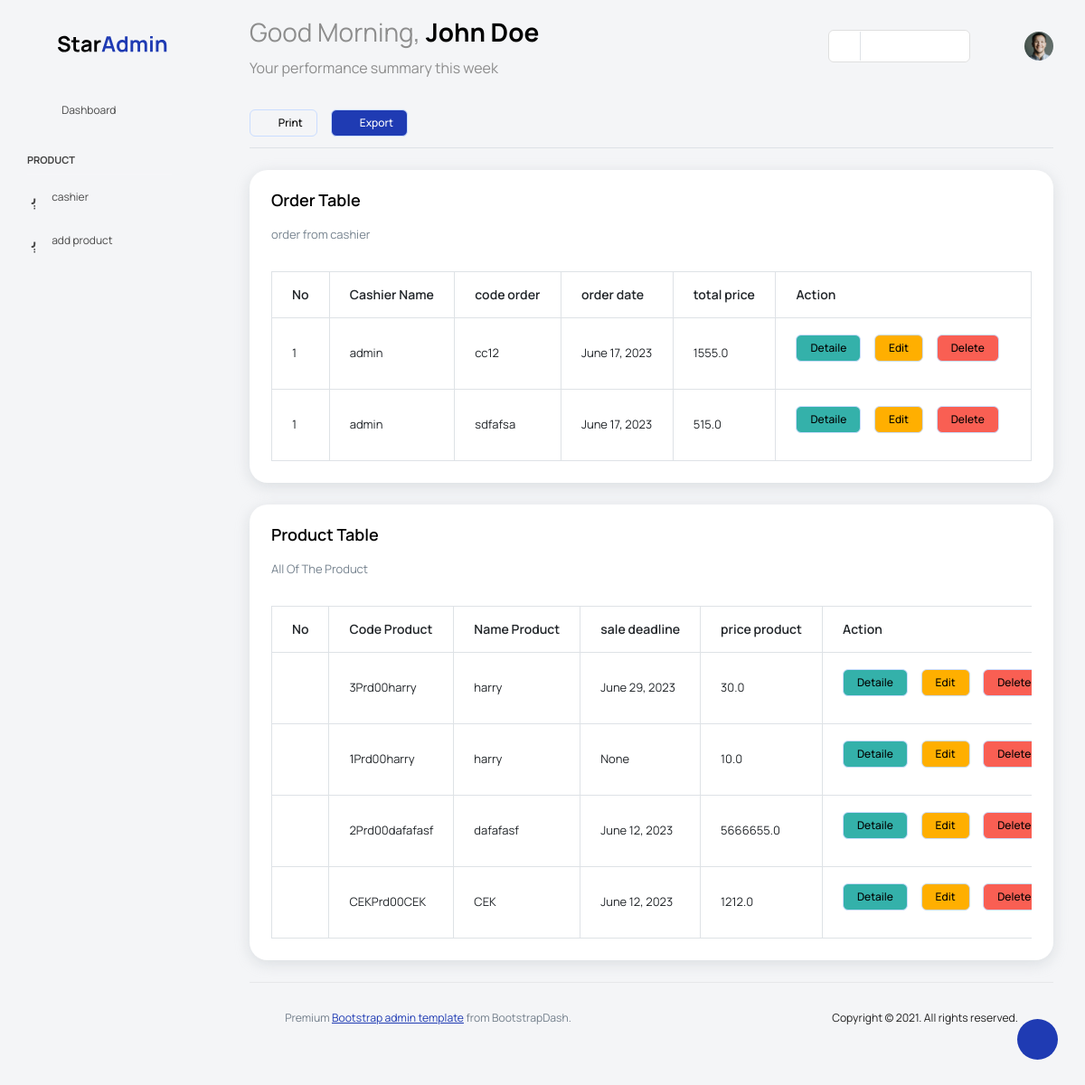
The page / on the database its author committed.
### cashierPage/models.py (models this page shows, shortened)
class checkOut(models.Model):
    code = models.CharField(max_length=255, null=True, blank=True)
    product = models.ForeignKey(pra_checkOut,blank=True, null=True, on_delete=models.CASCADE)
    user = models.ForeignKey(User, on_delete=models.CASCADE, null=True, blank=True)

class pra_checkOut(models.Model):
    code = models.CharField(max_length=255, null=True, blank=True)
    Product = models.ManyToManyField(Product,null=True, blank=True)
    quantity = models.FloatField(null=True, blank=True)
    total = models.FloatField(null=True, blank=True)
    date = models.DateField(auto_now=True, null=True, blank=True)

class Product(models.Model):
    code = models.CharField(max_length=150, null=True, blank=True, unique=True)
    code_product = models.CharField(max_length=100, null=True, unique=True, blank=True)
    name = models.CharField(max_length=255, null=True, blank=True)
    price_buy = models.FloatField(null=True, blank=True)
    price_sale = models.FloatField( blank=True, null=True)
    discription = models.TextField(null=True, blank=True)
    date_buy = models.DateField(auto_now_add=True,null=True, blank=True)
    sale_deadline = models.DateField(null=True, blank=True)

### cashierPage/views.py (the view)
# urls.py: path('', index.as_view(), name='home'),
class index(ListView):
    model = Product
    template_name = 'cshierPage/index.html'
    fields = "__all__"
    def get_context_data(self,*args, **kwargs):
        uCashier = checkOut.objects.all()
        context = super().get_context_data(*args,**kwargs)
        context["uCashier"] = uCashier
        return context

### cashierPage/templates/cshierPage/index.html
{% extends 'cshierPage/base.html' %}
{% block content %}
<div class="main-panel">
    <div class="content-wrapper">
        <div class="row">
            <div class="col-sm-12">
                <div class="home-tab">
                    <div class="d-sm-flex align-items-center justify-content-between border-bottom">
                        <div>
                            <div class="btn-wrapper">
                                <a href="#" class="btn btn-otline-dark"><i class="icon-printer"></i> Print</a>
                                <a href="#" class="btn btn-primary text-white me-0"><i class="icon-download"></i> Export</a>
                            </div>
                        </div>
                    </div>
                    <div class="tab-content tab-content-basic">
                        <div class="tab-pane fade show active" id="overview" role="tabpanel" aria-labelledby="overview">
                            <div class="row">
            <div class="col-lg-12 grid-margin stretch-card">
                <div class="card">
                    <div class="card-body">
                        <h4 class="card-title">Order table</h4>
                        <p class="card-description">
                            order from cashier
                        </p>
                        <div class="table-responsive pt-3">
                            <table class="table table-bordered">
                                <thead>
                                    <tr>
                                        <th>
                                            No
                                        </th>
                                        <th>
                            Cashier Name
                        </th>
                        <th>
                            code order
                        </th>
                        <th>
                            order date
                        </th>
                        <th>
                            total price
                        </th>
                        <th>
                            Action
                        </th>
                    </tr>
                </thead>
                <tbody>
                    {% for c in uCashier %}
                    <tr>
                        <td>
                            1
                        </td>
                        <td>
                            {{ c.user }}
                        </td>
                        <td>
                            {{ c.code }}
                        </td>
                        <td>
                            {{ c.product.date }}
                        </td>
                        <td>
                            {{ c.product.total }}
                        </td>
                        <td>
                            <button class="btn btn-success">Detaile</button>
                            <button class="btn btn-warning">Edit</button>
                            <button class="btn btn-danger">Delete</button>
                        </td>
                    </tr>
                    {% endfor %}
                </tbody>
            </table>
        </div>
    </div>
              </div>
            </div>
            <div class="col-lg-12 grid-margin stretch-card">
                <div class="card">
                    <div class="card-body">
                        <h4 class="card-title">Product table</h4>
                        <p class="card-description">
                            All Of The Product
                        </p>
                        <div class="table-responsive pt-3">
                            <table class="table table-bordered">
                                <thead>
                                    <tr>
                                        <th>
                                            No
                                        </th>
                                        <th>
                            Code Product
                        </th>
                        <th>
                            Name Product
                        </th>
                        <th>
                            sale deadline
                        </th>
                        <th>
                            price product
                        </th>
                        <th>
                            Action
                        </th>
                    </tr>
                </thead>
                <tbody>
                    {% for items in object_list %}
                    <tr>
                        <td>
                        </td>
                        <td>
                            {{ items.code_product }}
                        </td>
                        <td>
                            {{ items.name }}
                        </td>
                        <td>
                            {{ items.sale_deadline }}
                        </td>
                        <td>
                            {{ items.price_sale }}
                        </td>
                        <td>
                            <button class="btn btn-success">Detaile</button>
                            <button class="btn btn-warning">Edit</button>
                            <button class="btn btn-danger">Delete</button>
                        </td>
                    </tr>
                    {% endfor %}
                </tbody>
            </table>
        </div>
    </div>
</div>
</div>
</div>
{% endblock content %}

### cashierPage/templates/cshierPage/base.html (shortened to what this page needs)
{% load static %}
<!DOCTYPE html>
<html lang="en">
<head>
  <link rel="stylesheet" href="{% static 'vendors/feather/feather.css' %}">
  <link rel="stylesheet" href="{% static 'vendors/mdi/css/materialdesignicons.min.css' %}">
  <link rel="stylesheet" href="{% static 'vendors/ti-icons/css/themify-icons.css' %}">
  <link rel="stylesheet" href="{% static 'vendors/typicons/typicons.css' %}">
  <link rel="stylesheet" href="{% static 'vendors/simple-line-icons/css/simple-line-icons.css' %}">
  <link rel="stylesheet" href="{% static 'vendors/css/vendor.bundle.base.css' %}">
  <link rel="stylesheet" href="{% static 'vendors/datatables.net-bs4/dataTables.bootstrap4.css' %}">
  <link rel="stylesheet" href="{% static 'js/select.dataTables.min.css' %}">
  <link rel="stylesheet" href="{% static 'css/vertical-layout-light/style.css' %}">
</head>
<body>
  <div class="container-scroller">
    {% include 'cshierPage/navbar.html' %}
    {% include 'cshierPage/nav-right.html' %}
    {% include 'cshierPage/nav-left.html' %}
    {% block content %}
    {% endblock content %}
    {% include 'cshierPage/footer.html' %}
  </div>
</body>
</html>

### cashierPage/templates/cshierPage/navbar.html (shortened to what this page needs)
{% load static %}
<nav class="navbar default-layout col-lg-12 col-12 p-0 fixed-top d-flex align-items-top flex-row">
    <div class="text-center navbar-brand-wrapper d-flex align-items-center justify-content-start">
      <div class="me-3">
        <button class="navbar-toggler navbar-toggler align-self-center" type="button" data-bs-toggle="minimize">
          <span class="icon-menu"></span>
        </button>
      </div>
      <div>
        <a class="navbar-brand brand-logo" href="index.html">
          <img src="{% static 'images/logo.svg' %}" alt="logo" />
        </a>
      </div>
    </div>
    <div class="navbar-menu-wrapper d-flex align-items-top">
      <ul class="navbar-nav">
        <li class="nav-item font-weight-semibold d-none d-lg-block ms-0">
          <h1 class="welcome-text">Good Morning, <span class="text-black fw-bold">John Doe</span></h1>
          <h3 class="welcome-sub-text">Your performance summary this week </h3>
        </li>
      </ul>
      <ul class="navbar-nav ms-auto">
        <li class="nav-item d-none d-lg-block">
          <div id="datepicker-popup" class="input-group date datepicker navbar-date-picker">
            <span class="input-group-addon input-group-prepend border-right">
              <span class="icon-calendar input-group-text calendar-icon"></span>
            </span>
            <input type="text" class="form-control">
          </div>
        </li>
        <li class="nav-item">
          <form class="search-form" action="#">
            <i class="icon-search"></i>
            <input type="search" class="form-control" placeholder="Search Here" title="Search here">
          </form>
        </li>
        <li class="nav-item dropdown d-none d-lg-block user-dropdown">
          <a class="nav-link" id="UserDropdown" href="#" data-bs-toggle="dropdown" aria-expanded="false">
            <img class="img-xs rounded-circle" src="{% static 'images/faces/face8.jpg' %}" alt="Profile image"> </a>
        </li>
      </ul>
    </div>
  </nav>

### cashierPage/templates/cshierPage/nav-right.html (shortened to what this page needs)
<div class="container-fluid page-body-wrapper">
    <div class="theme-setting-wrapper">
      <div id="settings-trigger"><i class="ti-settings"></i></div>
    </div>

### cashierPage/templates/cshierPage/nav-left.html (shortened to what this page needs)
<nav class="sidebar sidebar-offcanvas" id="sidebar">
    <ul class="nav">
      <li class="nav-item">
        <a class="nav-link" href="{% url 'home' %}">
          <i class="mdi mdi-grid-large menu-icon"></i>
          <span class="menu-title">Dashboard</span>
        </a>
      </li>
      <li class="nav-item nav-category">PRODUCT</li>
      <li class="nav-item">
        <a class="nav-link" href="{% url 'form-page' %}">
            <i class="menu-icon mdi mdi-card-text-outline"></i>
            <span class="menu-title">cashier</span>
        </a>
      </li>
      <li class="nav-item">
        <a class="nav-link" href="{% url 'add-product' %}">
            <i class="menu-icon mdi mdi-card-text-outline"></i>
            <span class="menu-title">add product</span>
        </a>
      </li>
    </ul>
  </nav>

### cashierPage/templates/cshierPage/footer.html
        <footer class="footer">
            <div class="d-sm-flex justify-content-center justify-content-sm-between">
              <span class="text-muted text-center text-sm-left d-block d-sm-inline-block">Premium <a href="https://www.bootstrapdash.com/" target="_blank">Bootstrap admin template</a> from BootstrapDash.</span>
              <span class="float-none float-sm-right d-block mt-1 mt-sm-0 text-center">Copyright © 2021. All rights reserved.</span>
            </div>
          </footer>
        </div>
      </div>

### rows shown on the page
checkOut: user "admin", code "cc12", product "June 17, 2023", product.total "1555.0"
checkOut: user "admin", code "sdfafsa", product "June 17, 2023", product.total "515.0"
Product: code_product "3Prd00harry", name "harry", sale_deadline "June 29, 2023", price_sale "30.0"
Product: code_product "1Prd00harry", name "harry", sale_deadline "None", price_sale "10.0"
Product: code_product "2Prd00dafafasf", name "dafafasf", sale_deadline "June 12, 2023", price_sale "5666655.0"
Product: code_product "CEKPrd00CEK", name "CEK", sale_deadline "June 12, 2023", price_sale "1212.0"
